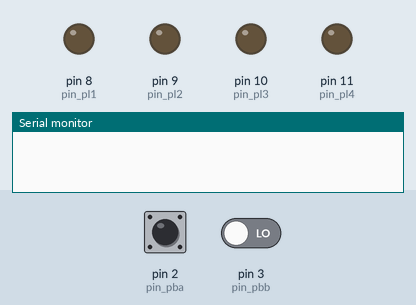
The sketch below on a simulated Arduino Uno, built with avr-gcc and run on an emulated ATmega328P. On the bench: output pins drawn as LEDs (lit = HIGH), the last lines printed to the serial monitor. Dashed ring = blinking. The inputs (shaded band) are chosen by the test bench; at power-on: pin 2 (pin_pba) LOW, pin 3 (pin_pbb) LOW.

Above: at 1.2 s.
1.3 s: pin 2 (pin_pba) driven HIGH
At 2.0 s:
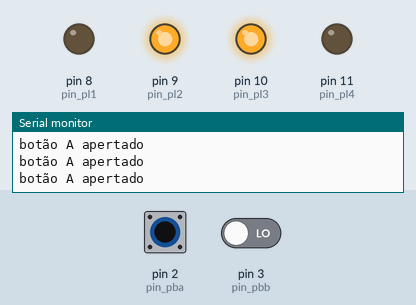
2.8 s: pin 3 (pin_pbb) driven HIGH
At 3.8 s:
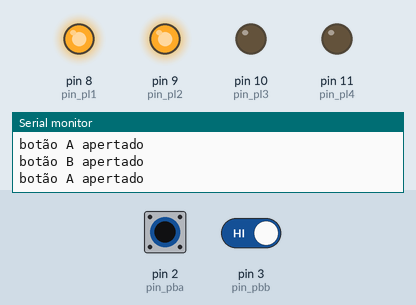
4.3 s: pin 2 (pin_pba) driven LOW
At 5.5 s:
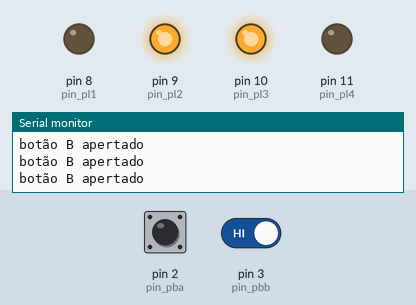
7.3 s: pin 3 (pin_pbb) driven LOW
At 8.4 s:
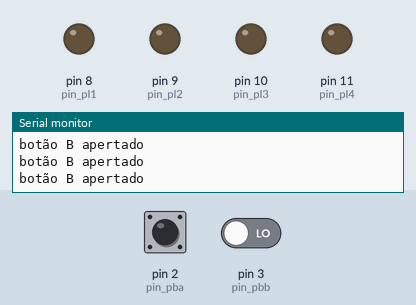
8.8 s: pin 2 (pin_pba) driven HIGH and pin 3 (pin_pbb) driven HIGH
At 10.1 s:
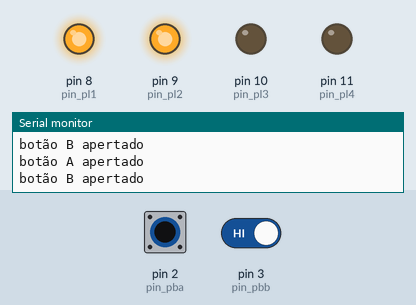
11.8 s: pin 2 (pin_pba) pulsed LOW 2 times (0.12 s each, 0.3 s apart)
At 11.9 s:
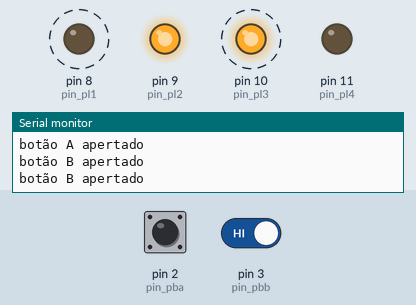
Timing chart, 0 to 14.8 s (numbered marks = the images above; inputs shaded):
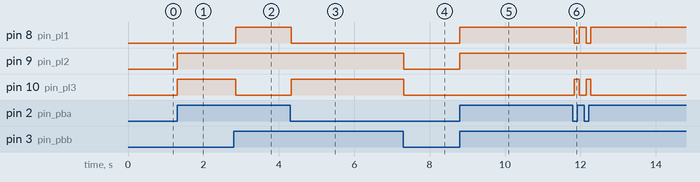

The sketch:

sketch_jun3a.ino
```cpp
#define pin_pl1 8
#define pin_pl2 9
#define pin_pl3 10
#define pin_pl4 11
#define pin_pba 2
#define pin_pbb 3

void setup() {
 pinMode(pin_pl1, OUTPUT);
 pinMode(pin_pl2, OUTPUT);
pinMode(pin_pl3, OUTPUT);
pinMode(pin_pl4, OUTPUT);
pinMode(pin_pba, INPUT);
pinMode(pin_pbb, INPUT);
Serial.begin(9600);
}

void loop() {
  bool pba = digitalRead(pin_pba);
  bool pbb = digitalRead(pin_pbb);
  if (pba == 1 ) {
    Serial.println("botão A apertado");
  }

  if (pbb == 1 ) {
    Serial.println("botão B apertado");
  }


  if ((pba == 1 ) || (pbb == 1)) {
    digitalWrite(pin_pl2, 1);
  } else {
    digitalWrite(pin_pl2, 0);
  }
  if ((pba == 1 ) && (pbb == 1)) {
    digitalWrite(pin_pl1, 1);
  } else {
    digitalWrite(pin_pl1, 0);
  }
  if ((pba == 1 ) ^ (pbb == 1)) {
    digitalWrite(pin_pl3, 1);
  } else {
    digitalWrite(pin_pl3, 0);
  }


}
```

Measured:
- after the input at 1.3 s, pin 9 (pin_pl2), pin 10 (pin_pl3): LOW → HIGH at once
- after the input at 2.8 s, pin 8 (pin_pl1): LOW → HIGH after 0.05 s; pin 10 (pin_pl3): HIGH → LOW after 0.05 s
- after the input at 4.3 s, pin 8 (pin_pl1): HIGH → LOW at once; pin 10 (pin_pl3): LOW → HIGH at once
- after the input at 7.3 s, pin 9 (pin_pl2), pin 10 (pin_pl3): HIGH → LOW at once
- after the input at 8.8 s, pin 8 (pin_pl1), pin 9 (pin_pl2): LOW → HIGH at once
- after the input at 11.8 s, pin 8 (pin_pl1): alternates HIGH for 0.18 s and LOW for 0.13 s, 4 changes in all, then stays HIGH, starting at once; pin 10 (pin_pl3): alternates HIGH for 0.13 s and LOW for 0.18 s, 4 changes in all, then stays LOW, starting at once
